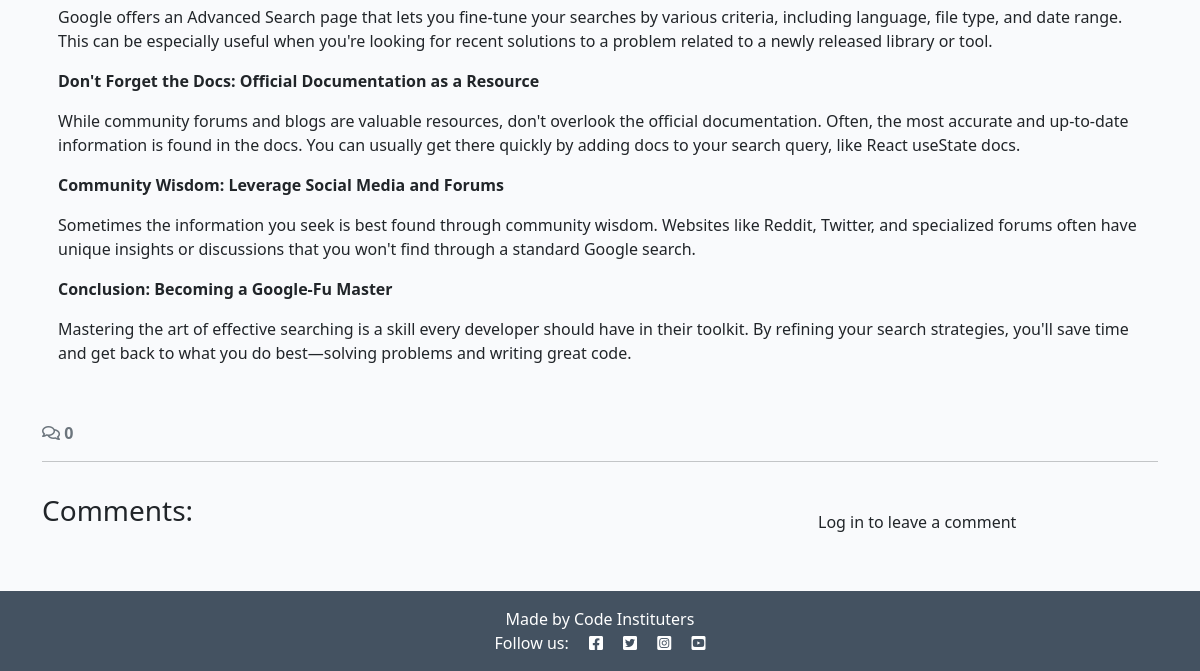
The app's page /google-fu-mastering-the-art-of-efficient-searching-for-developers/ (lower part), older data.
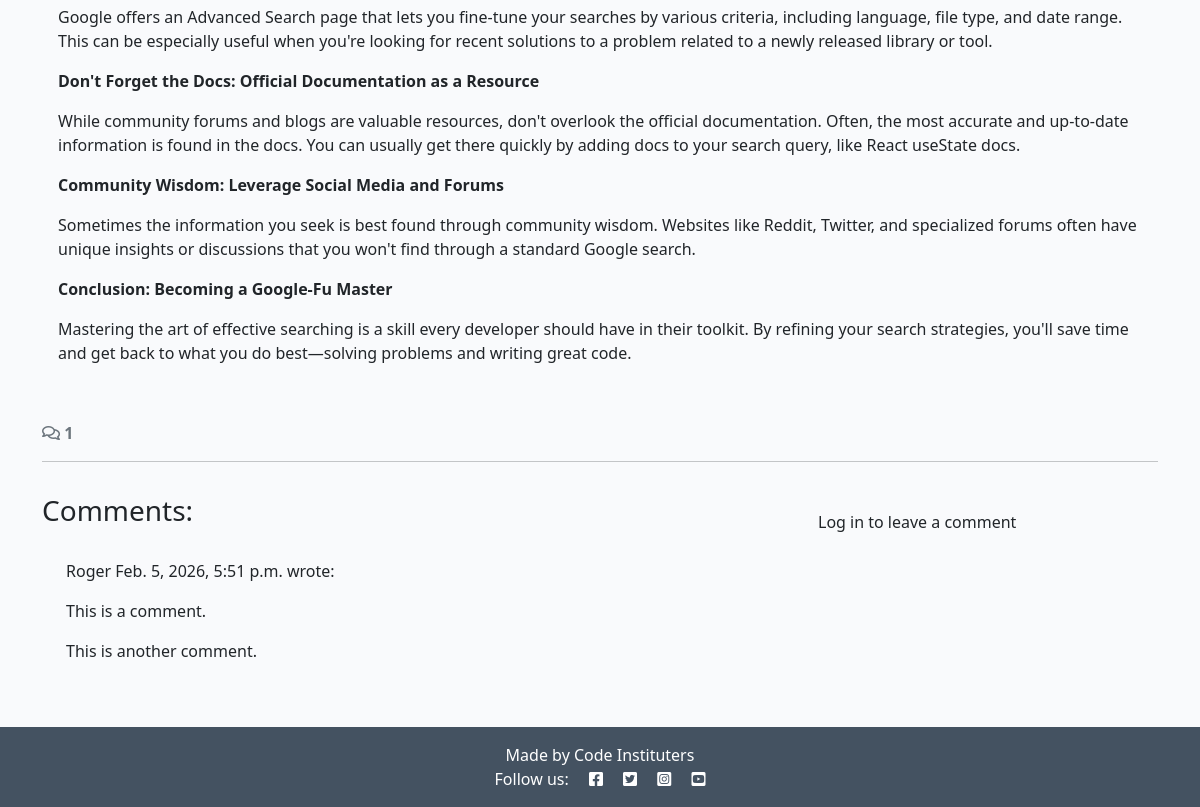
The same page, newer data.
### blog/models.py (models this page shows, shortened)
class Comment(models.Model):
    post = models.ForeignKey(
        Post, on_delete=models.CASCADE, related_name="comments"
    )
    author = models.ForeignKey(
        User,
        on_delete=models.CASCADE,
        related_name="commenter",
        null=True,      # temporary, required for migration safety
        blank=True,
    )
    body = models.TextField()
    created_on = models.DateTimeField(auto_now_add=True)
    approved = models.BooleanField(default=False)
    class Meta:
        ordering = ["created_on"]

### blog/views.py (the view, shortened to what this page needs)
# urls.py: path("<slug:slug>/", views.post_detail, name="post_detail"),
def post_detail(request, slug):
    queryset = Post.objects.filter(status=1)
    post = get_object_or_404(queryset, slug=slug)
    comments = post.comments.all().order_by("-created_on")
    comment_count = post.comments.filter(approved=True).count()
    comment_form = CommentForm()
    return render(
        request,
        "blog/post_detail.html",
        {
            "post": post,
            "comments": comments,
            "comment_count": comment_count,
            "comment_form": comment_form,
        },
    )

### blog/templates/blog/post_detail.html (shortened to what this page needs)
{% extends 'base.html' %} {% block content %}
{% load static %}
{% load crispy_forms_tags %}
<div class="container">
    <div class="row">
        <div class="col card mb-4  mt-3 left  top">
            <div class="card-body">
                <p class="card-text">
                    {{ post.content | safe }}
                </p>
            </div>
        </div>
    </div>
  <div class="row">
    <div class="col-12">
      <strong class="text-secondary">
        <i class="far fa-comments"></i> {{ comment_count }}
      </strong>
    </div>
    <div class="col-12">
      <hr>
    </div>
  </div>
  <div class="row">
    <div class="col-md-8 card mb-4  mt-3 ">
      <h3>Comments:</h3>
      <div class="card-body">
        {% for comment in comments %}
        <div class="p-2 comments
          ">
          <p class="font-weight-bold">
            {{ comment.author }}
            <span class="font-weight-normal">
              {{ comment.created_on }}
            </span> wrote:
          </p>
          <div id="comment{{ comment.id }}">
            {{ comment.body | linebreaks }}
          </div>
        </div>
        {% endfor %}
      </div>
    </div>
    <div class="col-md-4 card mb-4 mt-3">
      <div class="card-body">
        {% if user.is_authenticated %}
        <h3>Leave a comment:</h3>
        <p>Posting as: {{ user.username }}</p>
        <form id="commentForm" method="post"
          style="margin-top: 1.3em;">
          {{ comment_form | crispy }}
          {% csrf_token %}
          <button id="submitButton" type="submit"
            class="btn btn-signup btn-lg">Submit</button>
        </form>
        {% else %}
        <p>Log in to leave a comment</p>
        {% endif %}
      </div>
    </div>
  </div>
</div>
{% endblock content %}

Row changes from the older to the newer data that the page shows:
added Comment: author "Roger", created_on "Feb. 5, 2026, 5:51 p.m.", body "This is a comment. This is another comment."
Text that changed along with them:
{{ comment_count }}: "0" → "1"
